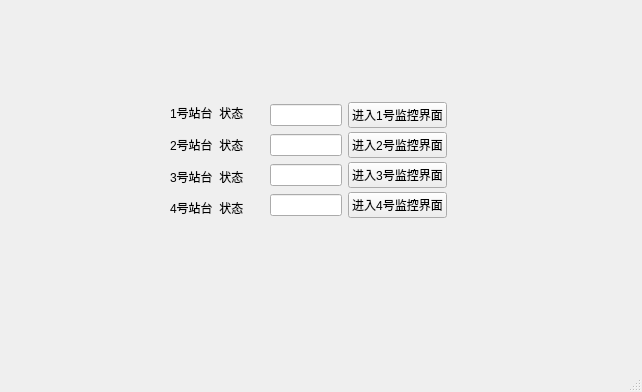
<?xml version="1.0" encoding="UTF-8"?>
<ui version="4.0">
 <class>mainWindow</class>
 <widget class="QMainWindow" name="mainWindow">
  <property name="geometry">
   <rect>
    <x>0</x>
    <y>0</y>
    <width>642</width>
    <height>392</height>
   </rect>
  </property>
  <property name="windowTitle">
   <string>站台门监控系统</string>
  </property>
  <widget class="QWidget" name="centralwidget">
   <widget class="QWidget" name="verticalLayoutWidget">
    <property name="geometry">
     <rect>
      <x>170</x>
      <y>100</y>
      <width>101</width>
      <height>121</height>
     </rect>
    </property>
    <layout class="QVBoxLayout" name="verticalLayout">
     <item>
      <widget class="QLabel" name="label">
       <property name="text">
        <string>1号站台  状态</string>
       </property>
      </widget>
     </item>
     <item>
      <widget class="QLabel" name="label_2">
       <property name="text">
        <string>2号站台  状态</string>
       </property>
      </widget>
     </item>
     <item>
      <widget class="QLabel" name="label_3">
       <property name="text">
        <string>3号站台  状态</string>
       </property>
      </widget>
     </item>
     <item>
      <widget class="QLabel" name="label_4">
       <property name="text">
        <string>4号站台  状态</string>
       </property>
      </widget>
     </item>
    </layout>
   </widget>
   <widget class="QWidget" name="horizontalLayoutWidget">
    <property name="geometry">
     <rect>
      <x>270</x>
      <y>100</y>
      <width>177</width>
      <height>31</height>
     </rect>
    </property>
    <layout class="QHBoxLayout" name="horizontalLayout">
     <item>
      <widget class="QLineEdit" name="lineEdit1"/>
     </item>
     <item>
      <widget class="QPushButton" name="pushButton1">
       <property name="text">
        <string>进入1号监控界面</string>
       </property>
      </widget>
     </item>
    </layout>
   </widget>
   <widget class="QWidget" name="horizontalLayoutWidget_2">
    <property name="geometry">
     <rect>
      <x>270</x>
      <y>130</y>
      <width>177</width>
      <height>31</height>
     </rect>
    </property>
    <layout class="QHBoxLayout" name="horizontalLayout_2">
     <item>
      <widget class="QLineEdit" name="lineEdit2"/>
     </item>
     <item>
      <widget class="QPushButton" name="pushButton2">
       <property name="text">
        <string>进入2号监控界面</string>
       </property>
      </widget>
     </item>
    </layout>
   </widget>
   <widget class="QWidget" name="horizontalLayoutWidget_3">
    <property name="geometry">
     <rect>
      <x>270</x>
      <y>160</y>
      <width>177</width>
      <height>31</height>
     </rect>
    </property>
    <layout class="QHBoxLayout" name="horizontalLayout_3">
     <item>
      <widget class="QLineEdit" name="lineEdit3"/>
     </item>
     <item>
      <widget class="QPushButton" name="pushButton3">
       <property name="text">
        <string>进入3号监控界面</string>
       </property>
      </widget>
     </item>
    </layout>
   </widget>
   <widget class="QWidget" name="horizontalLayoutWidget_4">
    <property name="geometry">
     <rect>
      <x>270</x>
      <y>190</y>
      <width>177</width>
      <height>31</height>
     </rect>
    </property>
    <layout class="QHBoxLayout" name="horizontalLayout_4">
     <item>
      <widget class="QLineEdit" name="lineEdit4"/>
     </item>
     <item>
      <widget class="QPushButton" name="pushButton4">
       <property name="text">
        <string>进入4号监控界面</string>
       </property>
      </widget>
     </item>
    </layout>
   </widget>
  </widget>
  <widget class="QMenuBar" name="menubar">
   <property name="geometry">
    <rect>
     <x>0</x>
     <y>0</y>
     <width>642</width>
     <height>26</height>
    </rect>
   </property>
  </widget>
  <widget class="QStatusBar" name="statusbar"/>
 </widget>
 <resources/>
 <connections>
  <connection>
   <sender>pushButton1</sender>
   <signal>clicked(bool)</signal>
   <receiver>lineEdit1</receiver>
   <slot>clear()</slot>
   <hints>
    <hint type="sourcelabel">
     <x>414</x>
     <y>140</y>
    </hint>
    <hint type="destinationlabel">
     <x>293</x>
     <y>136</y>
    </hint>
   </hints>
  </connection>
 </connections>
</ui>
